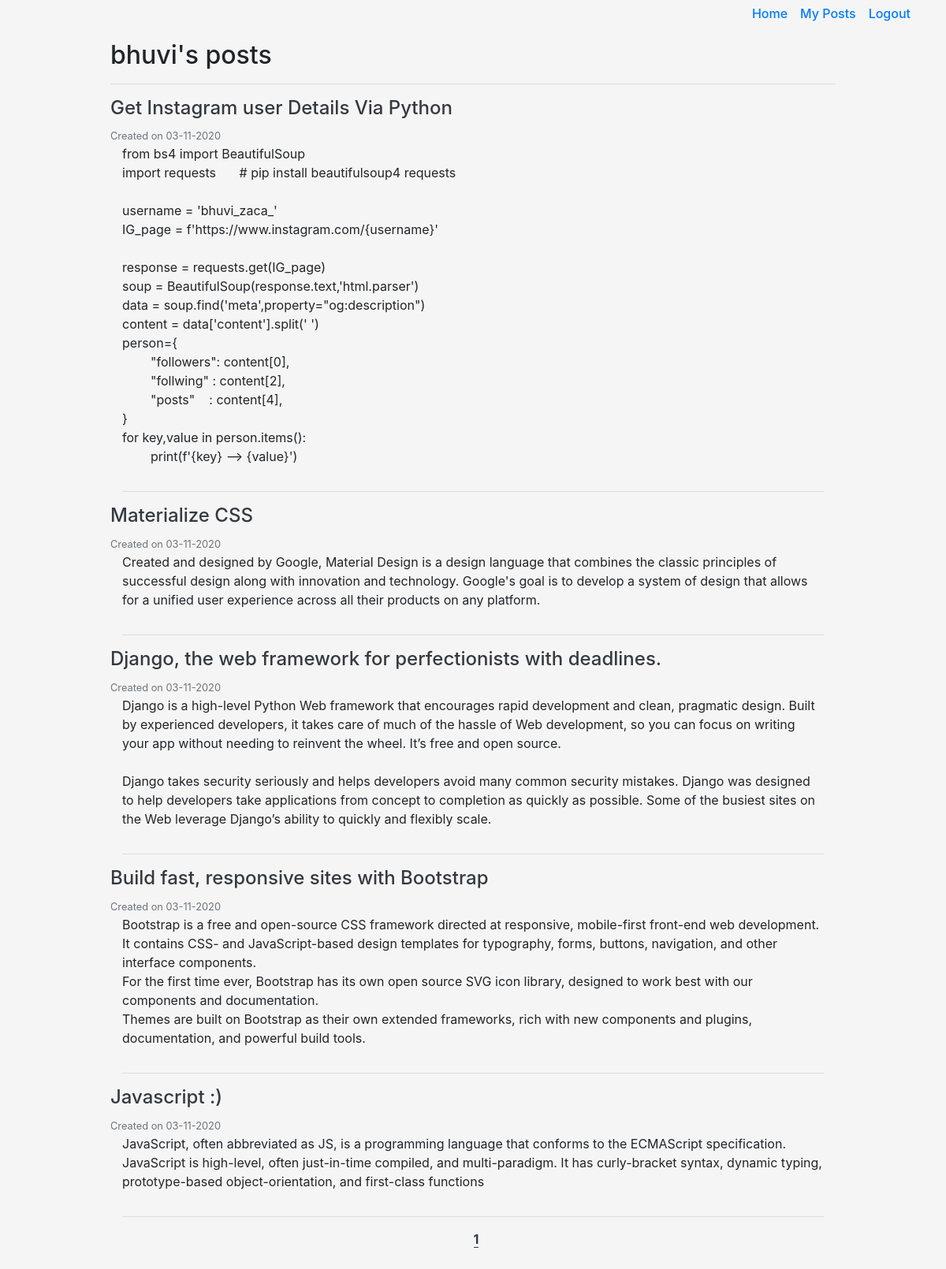
Before: /profile/bhuvi (signed in) with the older database file.
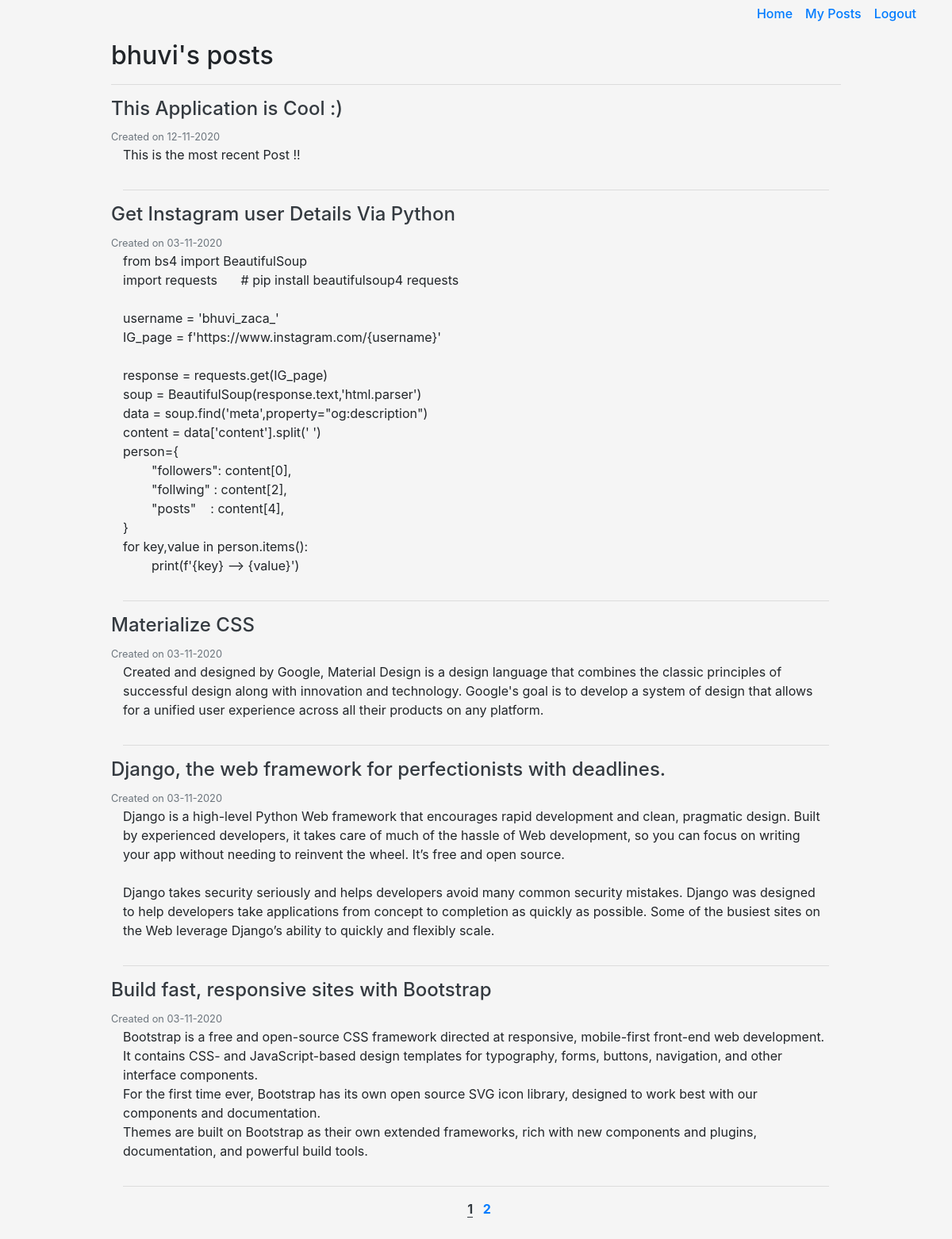
After: the same page with the newer database file.
### MainApp/models.py (models this page shows, shortened)
class Posts(db.Model):
	id = db.Column(db.Integer, primary_key=True)
	date_posted = db.Column(db.DateTime, nullable=False,default=datetime.utcnow)
	title = db.Column(db.String(50), unique=True, nullable=False)
	content = db.Column(db.Text, nullable=False)
	user_id = db.Column(db.Integer,db.ForeignKey('user.id'),nullable=False)
	comments = db.relationship('Comment',backref='post',lazy=True)

### MainApp/users/routes.py (the view)
@users.route('/profile/<string:username>',methods=['GET'])
@login_required
def anyProfilePage(username):
	user = User.query.filter_by(username=username).first()
	page = request.args.get('page',1,type=int)
	if user and page:
		posts = Posts.query.filter_by(author=user).order_by(desc(Posts.id)).paginate(per_page=5,page=page)
		return render_template('any_profile.html',posts=posts,username=username)
	abort(404,'Route Does Not Exists')

### MainApp/models.py (called while the page is built)
@login_manager.user_loader
def load_user(user_id):
	return User.query.get(int(user_id))

### MainApp/templates/any_profile.html (shortened to what this page needs)
{% extends 'base.html' %}
{% block content %}
	<div class="row justify-content-center mt-3">
		<div class="col-md-10">
			<h2>{{username}}'s posts</h2>
			<hr>
			<div class="container">
				{% if posts %}
					{% for post in posts.items %}
					<div class="row justify-content-center">
						<div class="col-md-12">
							<div class="row justify-content-between align-items-center">
								<div class="">
									<h4><a class="article-title text-dark" href="{{url_for('posts.individualPostPage',post_id=post.id)}}">{{ post.title }}</a></h4>
									<small class="text-muted">Created on {{post.date_posted.strftime('%d-%m-%Y')}}</small>
								</div>
							</div>
							<p class="article-content post-wrap" >{{ post.content }}</p>
						</div>
					</div>
					<hr>
				{% endfor %}
				<div class="d-flex justify-content-center mb-5">
					<div class="col-12">
						<center>
						{% for page_num in posts.iter_pages(left_edge=1, right_edge=1) %}
							{% if page_num %}
								{% if posts.page == page_num %}
										<a class="text-dark border-bottom border-dark font-weight-bold mb-4 ml-2" href="{{url_for('users.anyProfilePage',username=username,page=page_num)}}">{{page_num}}</a>
								{% else %}
									<a class="font-weight-bold mb-4 ml-2" href="{{url_for('users.anyProfilePage',username=username,page=page_num)}}">{{page_num}}</a>
								{% endif %}
							{% else %}
								...
							{% endif %}
						{% endfor %}
						</center>
					</div>
				</div>
				{% endif %}
			</div>
		</div>
	</div>
{% endblock %}

Changed rows visible on the page:
no longer on this page (row unchanged): Posts: title "Javascript :)", date_posted "03-11-2020", content "JavaScript, often abbreviated as JS, is a programming language that conforms to the ECMAScript specification. JavaScript is high-level, often just-in-time compiled, and multi-paradigm. It has curly-bracket syntax, dynamic typing, prototype-based object-orientation, and first-class functions"
added Posts: title "This Application is Cool :)", date_posted "12-11-2020", content "This is the most recent Post !!"
Other visible differences:
new list line: "2"
